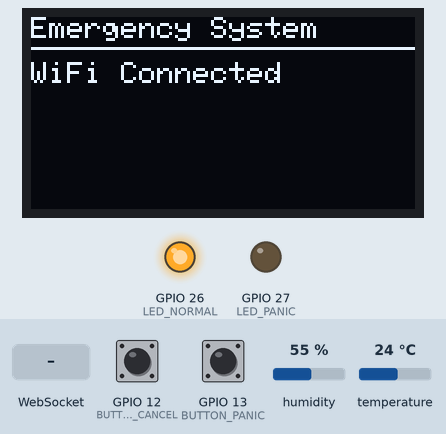
Simulated run of this sketch. Board: ESP32. Shown: 128×64 one-colour display, output pins drawn as LEDs (lit = HIGH). The inputs (shaded band) are chosen by the test bench; at power-on: GPIO 13 (BUTTON_PANIC) HIGH, GPIO 12 (BUTTON_CANCEL) HIGH, humidity 55 %, temperature 24 °C. WiFi joins after 1.5 s; servers stay silent unless stated; I2S audio is not simulated (input reads silence); what the sketch prints to the serial monitor is not drawn.

Above: at 2.8 s.
2.9 s: GPIO 13 (BUTTON_PANIC) pulled LOW for 0.15 s
At 3.7 s:
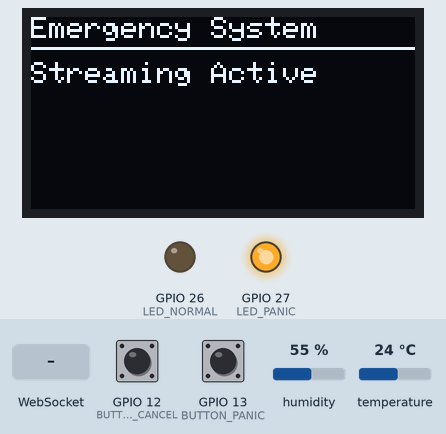
4.5 s: GPIO 12 (BUTTON_CANCEL) pulled LOW for 0.15 s
At 4.9 s:
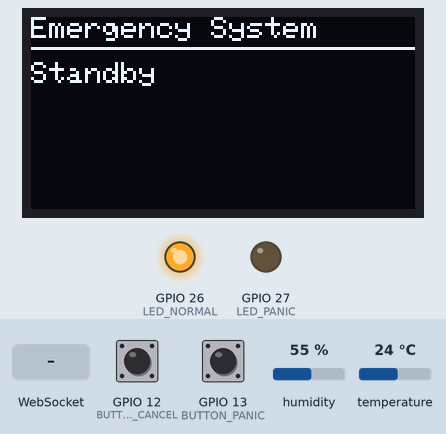
6.1 s: WebSocket text "1" received
At 7.3 s:
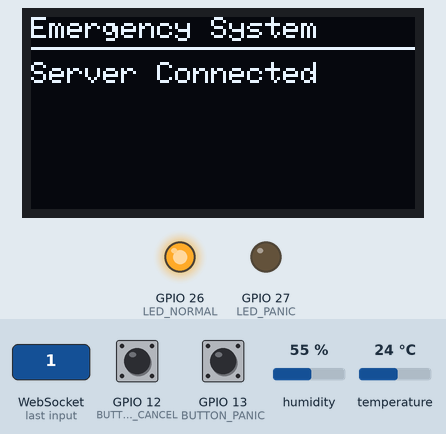
7.6 s: GPIO 13 (BUTTON_PANIC) pulled LOW for 1 s
At 8.5 s:
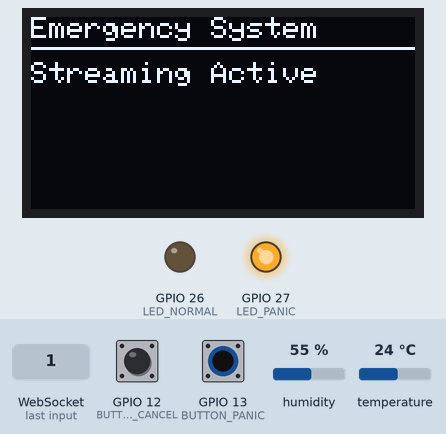
10.1 s: GPIO 12 (BUTTON_CANCEL) pulled LOW for 1 s
At 11.4 s:
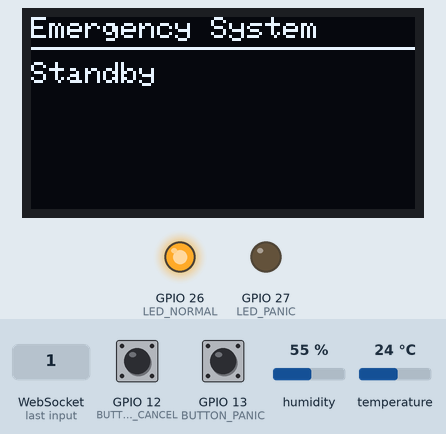
Timing chart, 0 to 13.1 s (numbered marks = the images above; inputs shaded):
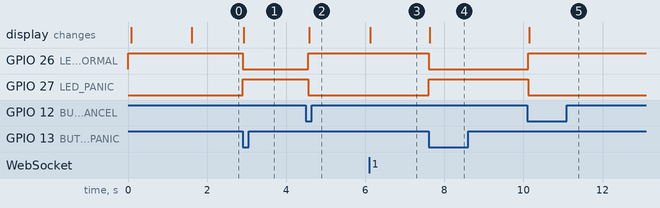

Measured:
- after the input at 2.9 s, GPIO 26 (LED_NORMAL): HIGH → LOW at once; GPIO 27 (LED_PANIC): LOW → HIGH at once; the display: changes at once (image 1)
- after the input at 4.5 s, GPIO 26 (LED_NORMAL): LOW → HIGH after 0.06 s; GPIO 27 (LED_PANIC): HIGH → LOW after 0.06 s; the display: changes after 0.09 s (image 2)
- after the input at 6.1 s, the display: changes at once (image 3)
- after the input at 7.6 s, GPIO 26 (LED_NORMAL): HIGH → LOW at once; GPIO 27 (LED_PANIC): LOW → HIGH at once; the display: changes at once (image 4)
- after the input at 10.1 s, GPIO 26 (LED_NORMAL): LOW → HIGH at once; GPIO 27 (LED_PANIC): HIGH → LOW at once; the display: changes after 0.05 s (image 5)

The sketch:

project_streaming_02.ino
```cpp
#include <WiFi.h>
#include <WebSocketsClient.h>
#include <driver/i2s.h>
#include <DHT.h>
#include <Adafruit_GFX.h>
#include <Adafruit_SSD1306.h>

// Wi-Fi credentials
const char* ssid = "Wifi Name";
const char* password = "Password";
const char* websocket_server = "ip addres";
const uint16_t websocket_port = 8000;

// Hardware pins
#define BUTTON_PANIC     13
#define BUTTON_CANCEL    12
#define LED_PANIC        27
#define LED_NORMAL       26
#define BUZZER_PIN       25

#define DHT_PIN          4
#define DHT_TYPE         DHT11

#define I2S_WS           15
#define I2S_SD           32
#define I2S_SCK          14

#define SCREEN_WIDTH 128
#define SCREEN_HEIGHT 64
Adafruit_SSD1306 display(SCREEN_WIDTH, SCREEN_HEIGHT, &Wire, -1);

DHT dht(DHT_PIN, DHT_TYPE);
WebSocketsClient webSocket;

// I2S config
#define SAMPLE_RATE     16000
#define I2S_BUFFER_SIZE 1024
volatile int16_t audioBuffer[I2S_BUFFER_SIZE];

volatile bool panicFlag = false;
volatile bool cancelFlag = false;
bool streaming = false;
unsigned long lastSensorSend = 0;
unsigned long lastInterruptTime = 0;
#define DEBOUNCE_MS 200

void IRAM_ATTR handlePanic() { panicFlag = true; }
void IRAM_ATTR handleCancel() { cancelFlag = true; }

void setup() {
  Serial.begin(115200);
  Serial.println(" ESP32 Panic System Booting");

  pinMode(BUTTON_PANIC, INPUT_PULLUP);
  pinMode(BUTTON_CANCEL, INPUT_PULLUP);
  pinMode(LED_PANIC, OUTPUT);
  pinMode(LED_NORMAL, OUTPUT);
  digitalWrite(LED_NORMAL, HIGH);

  attachInterrupt(BUTTON_PANIC, handlePanic, FALLING);
  attachInterrupt(BUTTON_CANCEL, handleCancel, FALLING);

  Wire.begin(21, 22);
  if (!display.begin(SSD1306_SWITCHCAPVCC, 0x3C)) {
    Serial.println(" OLED init failed!");
    while (1);
  }
  updateDisplay("Booting...");
  dht.begin();

  WiFi.begin(ssid, password);
  updateDisplay("Connecting WiFi");
  while (WiFi.status() != WL_CONNECTED) {
    delay(500);
    Serial.print(".");
  }
  updateDisplay("WiFi Connected");

  webSocket.begin(websocket_server, websocket_port, "/");
  webSocket.onEvent([](WStype_t type, uint8_t* payload, size_t length) {
    switch (type) {
      case WStype_CONNECTED:
        Serial.println(" WebSocket Connected");
        updateDisplay("Server Connected");
        break;
      case WStype_DISCONNECTED:
        Serial.println(" WebSocket Disconnected");
        updateDisplay("Server Down");
        break;
    }
  });
}

void setupI2S() {
  i2s_config_t i2s_config = {
    .mode = (i2s_mode_t)(I2S_MODE_MASTER | I2S_MODE_RX),
    .sample_rate = SAMPLE_RATE,
    .bits_per_sample = I2S_BITS_PER_SAMPLE_16BIT,
    .channel_format = I2S_CHANNEL_FMT_ONLY_LEFT,
    .communication_format = I2S_COMM_FORMAT_I2S,
    .intr_alloc_flags = ESP_INTR_FLAG_LEVEL1,
    .dma_buf_count = 10,
    .dma_buf_len = 1024,
    .use_apll = false,
    .tx_desc_auto_clear = false,
    .fixed_mclk = 0
  };

  i2s_pin_config_t pin_config = {
    .bck_io_num = I2S_SCK,
    .ws_io_num = I2S_WS,
    .data_out_num = -1,
    .data_in_num = I2S_SD
  };

  i2s_driver_install(I2S_NUM_0, &i2s_config, 0, NULL);
  i2s_set_pin(I2S_NUM_0, &pin_config);
  i2s_zero_dma_buffer(I2S_NUM_0);
}

void sendStatus(const char* status) {
  if (webSocket.isConnected()) {
    String msg = "{\"type\":\"status\",\"value\":\"" + String(status) + "\"}";
    webSocket.sendTXT(msg);
  }
}

void startStreaming() {
  if (streaming) return;

  setupI2S();
  streaming = true;
  digitalWrite(LED_PANIC, HIGH);
  digitalWrite(LED_NORMAL, LOW);
  updateDisplay("Streaming Active");

  String payload = "{\"type\":\"start\",\"timestamp\":" + String(millis()) + "}";
  webSocket.sendTXT(payload);
  sendStatus("streaming");

  Serial.println(" Streaming Started");
}

void stopStreaming() {
  if (!streaming) return;

  String payload = "{\"type\":\"stop\",\"timestamp\":" + String(millis()) + "}";
  webSocket.sendTXT(payload);
  sendStatus("standby");

  i2s_stop(I2S_NUM_0);
  i2s_driver_uninstall(I2S_NUM_0);
  streaming = false;
  digitalWrite(LED_PANIC, LOW);
  digitalWrite(LED_NORMAL, HIGH);
  updateDisplay("Standby");

  Serial.println(" Streaming Stopped");
}

void sendSensorData(size_t bytesRead) {
  float temp = dht.readTemperature();
  float hum = dht.readHumidity();

  if (isnan(temp) || isnan(hum)) {
    Serial.println(" DHT Read Failed!");
    return;
  }

  int16_t micPeak = 0;
  if (bytesRead > 0) {
    for (int i = 0; i < I2S_BUFFER_SIZE; i++) {
      if (abs(audioBuffer[i]) > micPeak) micPeak = abs(audioBuffer[i]);
    }
  }

  String payload = String("{\"type\":\"sensor\"") +
                   ",\"timestamp\":" + String(millis()) +
                   ",\"temp\":" + String(temp, 1) +
                   ",\"hum\":" + String(hum, 1) +
                   ",\"mic_peak\":" + String(micPeak) +
                   "}";
  webSocket.sendTXT(payload);
}

void loop() {
  webSocket.loop();

  if (panicFlag && (millis() - lastInterruptTime > DEBOUNCE_MS)) {
    panicFlag = false;
    lastInterruptTime = millis();
    startStreaming();
  }

  if (cancelFlag && (millis() - lastInterruptTime > DEBOUNCE_MS)) {
    cancelFlag = false;
    lastInterruptTime = millis();
    stopStreaming();
  }

  static unsigned long lastWSAttempt = 0;
  if (WiFi.status() == WL_CONNECTED && !webSocket.isConnected()) {
    if (millis() - lastWSAttempt > 5000) {
      Serial.println(" Reconnecting WebSocket...");
      webSocket.begin(websocket_server, websocket_port, "/");
      lastWSAttempt = millis();
    }
  }

  if (streaming) {
    size_t bytesRead = 0;
    i2s_read(I2S_NUM_0, (void*)audioBuffer, sizeof(audioBuffer), &bytesRead, 0);

    if (bytesRead > 0 && webSocket.isConnected()) {

      //  GAIN BOOSTING
      float gain = 2.0;  // base gain (try 1.5 to 2.0)
      int16_t maxVal = 0;

      for (int i = 0; i < I2S_BUFFER_SIZE; i++) {
        // Optional: apply base gain
        audioBuffer[i] = constrain(audioBuffer[i] * gain, -32768, 32767);
        int absVal = abs(audioBuffer[i]);
        if (absVal > maxVal) maxVal = absVal;

      }


      // Send improved audio to server
      webSocket.sendBIN((uint8_t*)audioBuffer, bytesRead);
    }


    if (millis() - lastSensorSend >= 2000) {
      sendSensorData(bytesRead);
      lastSensorSend = millis();
    }
  }
}

void updateDisplay(const String& msg) {
  display.clearDisplay();
  display.setTextSize(1);
  display.setTextColor(SSD1306_WHITE);
  display.setCursor(0, 0);
  display.println("Emergency System");
  display.drawFastHLine(0, 10, 128, SSD1306_WHITE);
  display.setCursor(0, 15);
  display.println(msg);
  display.display();
}
```
